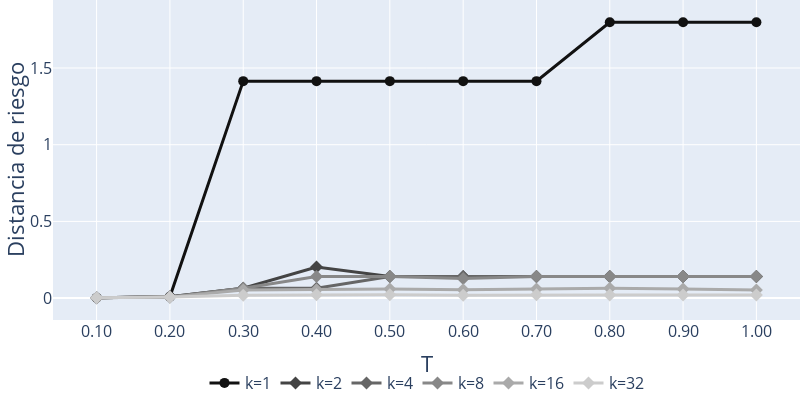

Notebook cell for this chart:
### Markdown cell above
### Resultados de aplicar únicamente t-closeness

La siguiente gráfica muestra la distribución de la métrica `risk_distance` para diferentes valores de t, manteniendo k=1 y l=1, es decir, aplicando solo t-closeness sobre los datos.

### Code cell
fig = go.Figure()

for k_val in k_all_values[:6]:
    # Filtrar los dataframes para este k y l=1
    t_risk = []
    for t_val in t_all_values:
        df = anonymity_dict.get((k_val, 1, t_val))
        if df is not None:
            # Calcular la mediana de risk_distance para este k y t
            median_risk = df['risk_distance'].median()
            t_risk.append({'t': t_val, 'risk_distance': median_risk})
    if t_risk:
        df_k = pd.DataFrame(t_risk)
        fig.add_trace(go.Scatter(
            x=df_k['t'],
            y=df_k['risk_distance'],
            mode='lines+markers',
            name=f'k={k_val}',
            line=dict(width=3),
            marker=dict(size=10, symbol='circle' if k_val == 1 else 'diamond')
        ))

fig.update_xaxes(
    title_text='T',
    tickvals=t_all_values,
    ticktext=[f"{val:.2f}" for val in t_all_values],
    type='linear'
)
fig.update_yaxes(title_text='Distancia de riesgo')
fig.update_layout(
    legend=dict(
        orientation='h',
        yanchor='bottom',
        y=-0.25,
        xanchor='center',
        x=0.5,
        font=dict(size=16),
        title=dict(font=dict(size=18))

    ),
    xaxis=dict(
        title_font=dict(size=22),
        tickfont=dict(size=16)
    ),
    yaxis=dict(
        title_font=dict(size=22),
        tickfont=dict(size=16)
    ),
    margin=dict(l=0, r=0, t=0, b=0),
    height=400,
    width=800
    )

# Cambiar los colores de las líneas a una escala de grises
gray_colors = ['#111111', '#444444', '#666666', '#888888', '#AAAAAA', '#CCCCCC']

for i, trace in enumerate(fig.data):
    trace.line.color = gray_colors[i % len(gray_colors)]

fig.write_image("../Memoria/images/graphs/risk_distance-vs-t_closeness.png")
fig.show()

### Figure 1 — Plotly figure (JSON) as saved in the notebook; plotly's stock layout.template omitted (floating-point values rounded to 4 significant figures)
{"data": [{"line": {"color": "#111111", "width": 3}, "marker": {"size": 10, "symbol": "circle"}, "mode": "lines+markers", "name": "k=1", "type": "scatter", "x": [0.1, 0.2, 0.3, 0.4, 0.5, 0.6, 0.7, 0.8, 0.9, 1.0], "y": [0.002427, 0.009558, 1.414, 1.414, 1.414, 1.414, 1.414, 1.798, 1.798, 1.798]}, {"line": {"color": "#444444", "width": 3}, "marker": {"size": 10, "symbol": "diamond"}, "mode": "lines+markers", "name": "k=2", "type": "scatter", "x": [0.1, 0.2, 0.3, 0.4, 0.5, 0.6, 0.7, 0.8, 0.9, 1.0], "y": [0.002427, 0.009558, 0.06429, 0.202, 0.1414, 0.1414, 0.1414, 0.1414, 0.1414, 0.1414]}, {"line": {"color": "#666666", "width": 3}, "marker": {"size": 10, "symbol": "diamond"}, "mode": "lines+markers", "name": "k=4", "type": "scatter", "x": [0.1, 0.2, 0.3, 0.4, 0.5, 0.6, 0.7, 0.8, 0.9, 1.0], "y": [0.002427, 0.009558, 0.06429, 0.06429, 0.1414, 0.1414, 0.1414, 0.1414, 0.1414, 0.1414]}, {"line": {"color": "#888888", "width": 3}, "marker": {"size": 10, "symbol": "diamond"}, "mode": "lines+markers", "name": "k=8", "type": "scatter", "x": [0.1, 0.2, 0.3, 0.4, 0.5, 0.6, 0.7, 0.8, 0.9, 1.0], "y": [0.002427, 0.00652, 0.06429, 0.1414, 0.1414, 0.1286, 0.1414, 0.1414, 0.1414, 0.1414]}, {"line": {"color": "#AAAAAA", "width": 3}, "marker": {"size": 10, "symbol": "diamond"}, "mode": "lines+markers", "name": "k=16", "type": "scatter", "x": [0.1, 0.2, 0.3, 0.4, 0.5, 0.6, 0.7, 0.8, 0.9, 1.0], "y": [0.002427, 0.00652, 0.05238, 0.0544, 0.05893, 0.0544, 0.05893, 0.06429, 0.05893, 0.05238]}, {"line": {"color": "#CCCCCC", "width": 3}, "marker": {"size": 10, "symbol": "diamond"}, "mode": "lines+markers", "name": "k=32", "type": "scatter", "x": [0.1, 0.2, 0.3, 0.4, 0.5, 0.6, 0.7, 0.8, 0.9, 1.0], "y": [0.002427, 0.00652, 0.01938, 0.02245, 0.02177, 0.01938, 0.02177, 0.0208, 0.0208, 0.0208]}], "layout": {"height": 400, "legend": {"font": {"size": 16}, "orientation": "h", "title": {"font": {"size": 18}}, "x": 0.5, "xanchor": "center", "y": -0.25, "yanchor": "bottom"}, "margin": {"b": 0, "l": 0, "r": 0, "t": 0}, "width": 800, "xaxis": {"tickfont": {"size": 16}, "ticktext": ["0.10", "0.20", "0.30", "0.40", "0.50", "0.60", "0.70", "0.80", "0.90", "1.00"], "tickvals": [0.1, 0.2, 0.3, 0.4, 0.5, 0.6, 0.7, 0.8, 0.9, 1], "title": {"font": {"size": 22}, "text": "T"}, "type": "linear"}, "yaxis": {"tickfont": {"size": 16}, "title": {"font": {"size": 22}, "text": "Distancia de riesgo"}}}}
